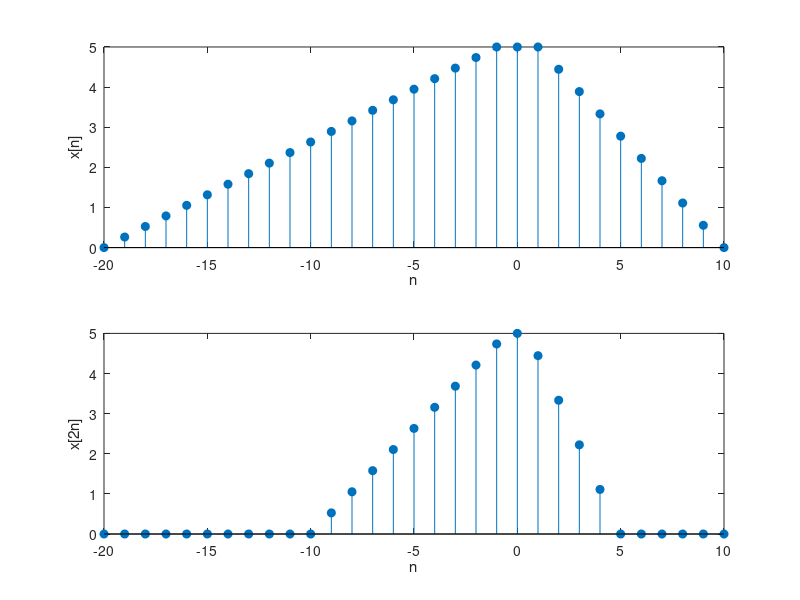

Source code (MATLAB):
% tim x[2n] biet x[n] co dang xung tam giac
NL = 20;
NR = 10;
minA = 0;
maxA = 5;
n = -NL:NR;
x = [linspace(minA, maxA, NL) maxA linspace(maxA, minA, NR)];

x2 = zeros(1, length(x));
for i = 0:NL/2
    x2(NL + 1 - i) = x(NL + 1 - 2*i);
end
for i = 0:NR/2
    x2(NL + 1 + i) = x(NL + 1 + 2*i);
end

subplot(2, 1, 1);
stem(n, x, 'fill'); xlabel('n'); ylabel('x[n]');
subplot(2, 1, 2);
stem(n, x2, 'fill'); xlabel('n'); ylabel('x[2n]');